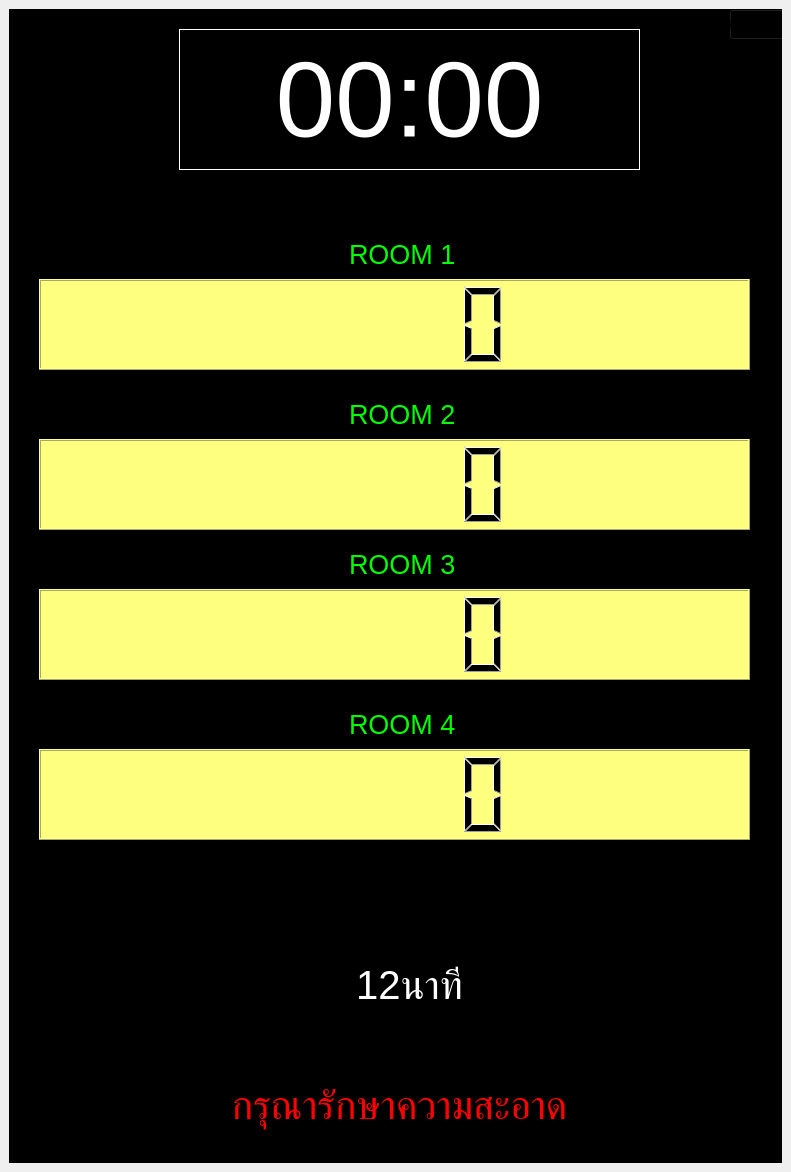
<?xml version="1.0" encoding="UTF-8"?>
<ui version="4.0">
 <class>MainWindow</class>
 <widget class="QMainWindow" name="MainWindow">
  <property name="geometry">
   <rect>
    <x>0</x>
    <y>0</y>
    <width>791</width>
    <height>1172</height>
   </rect>
  </property>
  <property name="windowTitle">
   <string>MainWindow</string>
  </property>
  <widget class="QWidget" name="centralwidget">
   <layout class="QGridLayout" name="gridLayout">
    <item row="0" column="0">
     <widget class="QFrame" name="frame">
      <property name="styleSheet">
       <string notr="true">background-color: rgb(0, 0, 0);</string>
      </property>
      <property name="frameShape">
       <enum>QFrame::StyledPanel</enum>
      </property>
      <property name="frameShadow">
       <enum>QFrame::Raised</enum>
      </property>
      <widget class="QLabel" name="label">
       <property name="geometry">
        <rect>
         <x>170</x>
         <y>20</y>
         <width>461</width>
         <height>141</height>
        </rect>
       </property>
       <property name="font">
        <font>
         <family>Arial</family>
         <pointsize>80</pointsize>
        </font>
       </property>
       <property name="styleSheet">
        <string notr="true">color: rgb(255, 255, 255);</string>
       </property>
       <property name="frameShape">
        <enum>QFrame::Panel</enum>
       </property>
       <property name="frameShadow">
        <enum>QFrame::Plain</enum>
       </property>
       <property name="lineWidth">
        <number>1</number>
       </property>
       <property name="midLineWidth">
        <number>0</number>
       </property>
       <property name="text">
        <string>00:00</string>
       </property>
       <property name="alignment">
        <set>Qt::AlignCenter</set>
       </property>
      </widget>
      <widget class="QLabel" name="label_2">
       <property name="geometry">
        <rect>
         <x>340</x>
         <y>230</y>
         <width>111</width>
         <height>31</height>
        </rect>
       </property>
       <property name="font">
        <font>
         <family>Arial</family>
         <pointsize>20</pointsize>
        </font>
       </property>
       <property name="styleSheet">
        <string notr="true">color: rgb(0, 255, 0);</string>
       </property>
       <property name="text">
        <string>ROOM 1</string>
       </property>
      </widget>
      <widget class="QLCDNumber" name="lcd2">
       <property name="geometry">
        <rect>
         <x>30</x>
         <y>430</y>
         <width>711</width>
         <height>91</height>
        </rect>
       </property>
       <property name="font">
        <font>
         <pointsize>14</pointsize>
        </font>
       </property>
       <property name="styleSheet">
        <string notr="true">background-color: rgb(255, 255, 127);</string>
       </property>
       <property name="value" stdset="0">
        <double>0.000000000000000</double>
       </property>
      </widget>
      <widget class="QLabel" name="label_3">
       <property name="geometry">
        <rect>
         <x>340</x>
         <y>390</y>
         <width>111</width>
         <height>31</height>
        </rect>
       </property>
       <property name="font">
        <font>
         <family>Arial</family>
         <pointsize>20</pointsize>
        </font>
       </property>
       <property name="styleSheet">
        <string notr="true">color: rgb(0, 255, 0);</string>
       </property>
       <property name="text">
        <string>ROOM 2</string>
       </property>
      </widget>
      <widget class="QLabel" name="label_4">
       <property name="geometry">
        <rect>
         <x>0</x>
         <y>890</y>
         <width>801</width>
         <height>171</height>
        </rect>
       </property>
       <property name="font">
        <font>
         <family>Arial</family>
         <pointsize>30</pointsize>
        </font>
       </property>
       <property name="styleSheet">
        <string notr="true">color: rgb(255, 255, 255);</string>
       </property>
       <property name="text">
        <string>12นาที</string>
       </property>
       <property name="alignment">
        <set>Qt::AlignCenter</set>
       </property>
      </widget>
      <widget class="QLabel" name="label_5">
       <property name="geometry">
        <rect>
         <x>-10</x>
         <y>1010</y>
         <width>801</width>
         <height>171</height>
        </rect>
       </property>
       <property name="font">
        <font>
         <family>Arial</family>
         <pointsize>30</pointsize>
        </font>
       </property>
       <property name="styleSheet">
        <string notr="true">color: rgb(255, 0, 0);</string>
       </property>
       <property name="text">
        <string>กรุณารักษาความสะอาด</string>
       </property>
       <property name="alignment">
        <set>Qt::AlignCenter</set>
       </property>
      </widget>
      <widget class="QPushButton" name="pushButton">
       <property name="geometry">
        <rect>
         <x>720</x>
         <y>0</y>
         <width>61</width>
         <height>31</height>
        </rect>
       </property>
       <property name="styleSheet">
        <string notr="true">background-color: rgb(0, 0, 0);</string>
       </property>
       <property name="text">
        <string>PushButton</string>
       </property>
      </widget>
      <widget class="QLCDNumber" name="lcd3">
       <property name="geometry">
        <rect>
         <x>30</x>
         <y>580</y>
         <width>711</width>
         <height>91</height>
        </rect>
       </property>
       <property name="font">
        <font>
         <pointsize>14</pointsize>
        </font>
       </property>
       <property name="styleSheet">
        <string notr="true">background-color: rgb(255, 255, 127);</string>
       </property>
       <property name="value" stdset="0">
        <double>0.000000000000000</double>
       </property>
      </widget>
      <widget class="QLCDNumber" name="lcd4">
       <property name="geometry">
        <rect>
         <x>30</x>
         <y>740</y>
         <width>711</width>
         <height>91</height>
        </rect>
       </property>
       <property name="font">
        <font>
         <pointsize>14</pointsize>
        </font>
       </property>
       <property name="styleSheet">
        <string notr="true">background-color: rgb(255, 255, 127);</string>
       </property>
       <property name="value" stdset="0">
        <double>0.000000000000000</double>
       </property>
      </widget>
      <widget class="QLCDNumber" name="lcd1">
       <property name="geometry">
        <rect>
         <x>30</x>
         <y>270</y>
         <width>711</width>
         <height>91</height>
        </rect>
       </property>
       <property name="font">
        <font>
         <pointsize>14</pointsize>
        </font>
       </property>
       <property name="styleSheet">
        <string notr="true">background-color: rgb(255, 255, 127);</string>
       </property>
       <property name="value" stdset="0">
        <double>0.000000000000000</double>
       </property>
      </widget>
      <widget class="QLabel" name="label_6">
       <property name="geometry">
        <rect>
         <x>340</x>
         <y>540</y>
         <width>111</width>
         <height>31</height>
        </rect>
       </property>
       <property name="font">
        <font>
         <family>Arial</family>
         <pointsize>20</pointsize>
        </font>
       </property>
       <property name="styleSheet">
        <string notr="true">color: rgb(0, 255, 0);</string>
       </property>
       <property name="text">
        <string>ROOM 3</string>
       </property>
      </widget>
      <widget class="QLabel" name="label_7">
       <property name="geometry">
        <rect>
         <x>340</x>
         <y>700</y>
         <width>111</width>
         <height>31</height>
        </rect>
       </property>
       <property name="font">
        <font>
         <family>Arial</family>
         <pointsize>20</pointsize>
        </font>
       </property>
       <property name="styleSheet">
        <string notr="true">color: rgb(0, 255, 0);</string>
       </property>
       <property name="text">
        <string>ROOM 4</string>
       </property>
      </widget>
     </widget>
    </item>
   </layout>
  </widget>
 </widget>
 <tabstops>
  <tabstop>pushButton</tabstop>
 </tabstops>
 <resources/>
 <connections/>
</ui>
